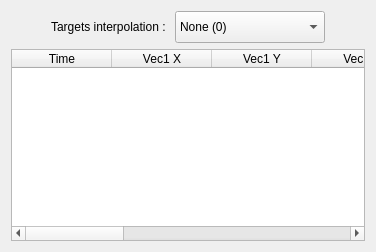
          <widget class="QWidget" name="targets">
           <attribute name="title">
            <string>Targets</string>
           </attribute>
           <layout class="QVBoxLayout" name="verticalLayout_2">
            <item>
             <layout class="QHBoxLayout" name="horizontalLayout_4">
              <property name="topMargin">
               <number>0</number>
              </property>
              <item>
               <spacer name="horizontalSpacer_7">
                <property name="orientation">
                 <enum>Qt::Horizontal</enum>
                </property>
                <property name="sizeType">
                 <enum>QSizePolicy::Minimum</enum>
                </property>
                <property name="sizeHint" stdset="0">
                 <size>
                  <width>40</width>
                  <height>20</height>
                 </size>
                </property>
               </spacer>
              </item>
              <item>
               <widget class="QLabel" name="label_4">
                <property name="text">
                 <string>Targets interpolation : </string>
                </property>
               </widget>
              </item>
              <item>
               <widget class="QComboBox" name="tar_interpolation">
                <property name="minimumSize">
                 <size>
                  <width>150</width>
                  <height>32</height>
                 </size>
                </property>
                <property name="maximumSize">
                 <size>
                  <width>150</width>
                  <height>32</height>
                 </size>
                </property>
                <item>
                 <property name="text">
                  <string>None (0)</string>
                 </property>
                </item>
                <item>
                 <property name="text">
                  <string>Linear (1)</string>
                 </property>
                </item>
                <item>
                 <property name="text">
                  <string>Bezier (2)</string>
                 </property>
                </item>
                <item>
                 <property name="text">
                  <string>Hermite (3)</string>
                 </property>
                </item>
               </widget>
              </item>
              <item>
               <spacer name="horizontalSpacer_5">
                <property name="orientation">
                 <enum>Qt::Horizontal</enum>
                </property>
                <property name="sizeHint" stdset="0">
                 <size>
                  <width>40</width>
                  <height>20</height>
                 </size>
                </property>
               </spacer>
              </item>
             </layout>
            </item>
            <item>
             <widget class="QTableWidget" name="tar_table">
              <property name="alternatingRowColors">
               <bool>true</bool>
              </property>
              <property name="selectionMode">
               <enum>QAbstractItemView::ExtendedSelection</enum>
              </property>
              <column>
               <property name="text">
                <string>Time</string>
               </property>
              </column>
              <column>
               <property name="text">
                <string>Vec1 X</string>
               </property>
              </column>
              <column>
               <property name="text">
                <string>Vec1 Y</string>
               </property>
              </column>
              <column>
               <property name="text">
                <string>Vec1 Z</string>
               </property>
              </column>
              <column>
               <property name="text">
                <string>Vec2 X</string>
               </property>
              </column>
              <column>
               <property name="text">
                <string>Vec2 Y</string>
               </property>
              </column>
              <column>
               <property name="text">
                <string>Vec2 Z</string>
               </property>
              </column>
              <column>
               <property name="text">
                <string>Vec3 X</string>
               </property>
              </column>
              <column>
               <property name="text">
                <string>Vec3 Y</string>
               </property>
              </column>
              <column>
               <property name="text">
                <string>Vec3 Z</string>
               </property>
              </column>
             </widget>
            </item>
           </layout>
          </widget>
